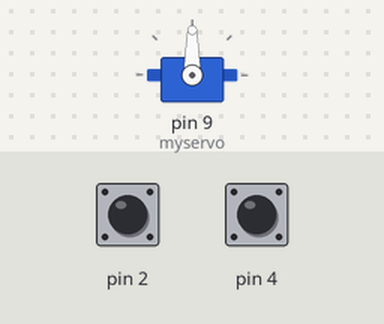
The sketch below on a simulated Arduino Uno, built with avr-gcc and run on an emulated ATmega328P. Parts: servo. The inputs (shaded band) are chosen by the test bench; at power-on: pin 2 HIGH, pin 4 HIGH.

Above: at 1.2 s.
1.3 s: pin 2 pulled LOW for 1 s
At 3.1 s:
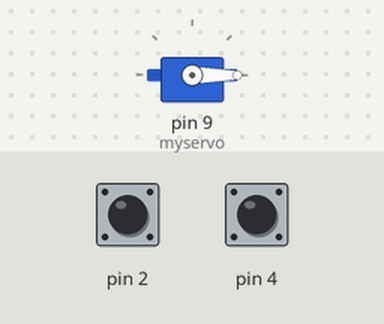
3.8 s: pin 4 pulled LOW for 3.2 s
At 5.7 s:
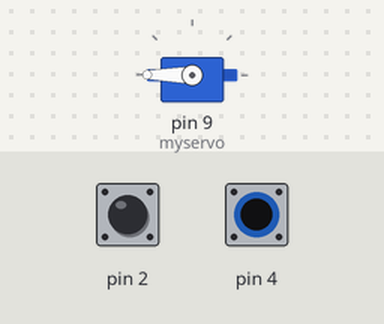
8.5 s: pin 2 pulled LOW for 3.2 s
13.2 s: pin 4 pulled LOW for 1 s
At 14.11 s:
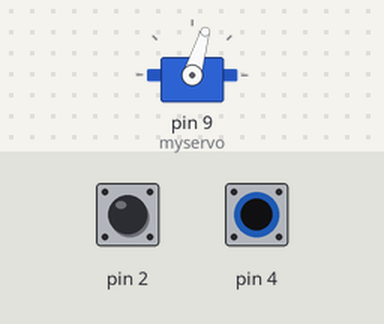
15.7 s: pin 4 pulled LOW for 1 s
At 16.07 s:
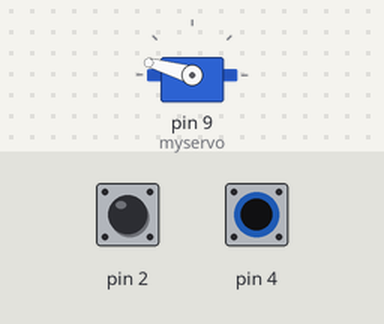
18.2 s: pin 4 driven LOW
Timing chart, 0 to 26.2 s (numbered marks = the images above; inputs shaded):
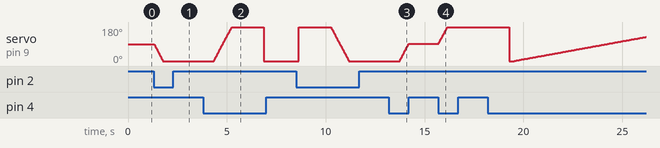

The sketch:

Desafio5.ino
```cpp
/*
 Controlling a servo position with two buttons
*/

#include <Servo.h>

Servo myservo;

int val1;
int val2;
int pos = 90;

void setup() {
  myservo.attach(9);
  pinMode(2, INPUT_PULLUP);
  pinMode(4, INPUT_PULLUP);
}

void loop() {
  val1 = digitalRead(2);
  val2 = digitalRead(4);
  if (val1 == 0) pos--;
  if (val2 == 0) pos++;
  myservo.write(pos);
  delay(5);
}
```

Measured:
- after the input at 1.3 s, servo on pin 9 (myservo): moves from 90° to 0° over 0.45 s, starting at once
- after the input at 3.8 s, servo on pin 9 (myservo): rises from 0° to 180° in 0.91 s, then falls to 0° in 1.6 s
- after the input at 13.2 s, servo on pin 9 (myservo): moves from 0° to 91° over 0.46 s, starting after 0.54 s
- after the input at 15.7 s, servo on pin 9 (myservo): moves from 91° to 180° over 0.45 s, starting at once
